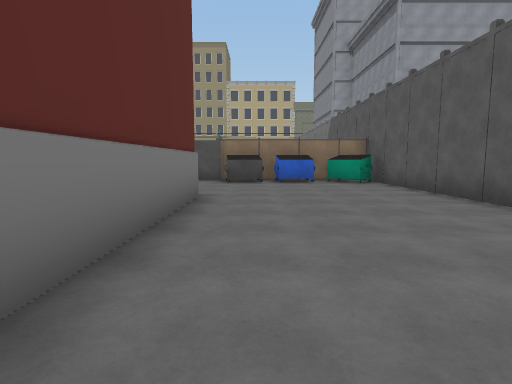
view 1 (above)

16 first-person views from a walk through a 3-D level made in the Unity game engine. The camera is 1.4 m above the floor, tilts 6° down and sees 80° across. The floor is counted in squares, 2 m on a side. Each view is taken from the middle of a square. On the plan, view 1 faces up. The plan holds only what a view shows up to about 10 squares ahead; the rest is blank. The place goes on beyond the plan. The player is left out. Some surface patterns are stand-ins.

view 2
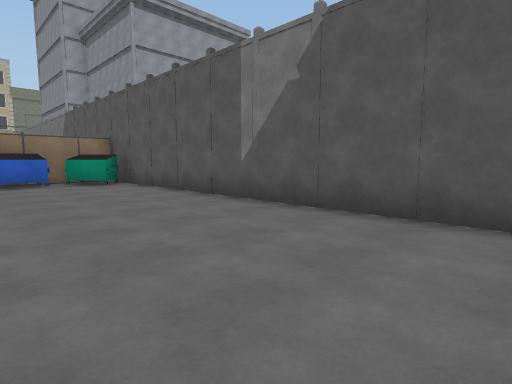

view 3
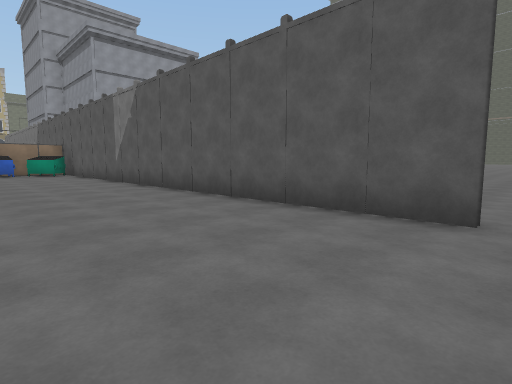

view 4
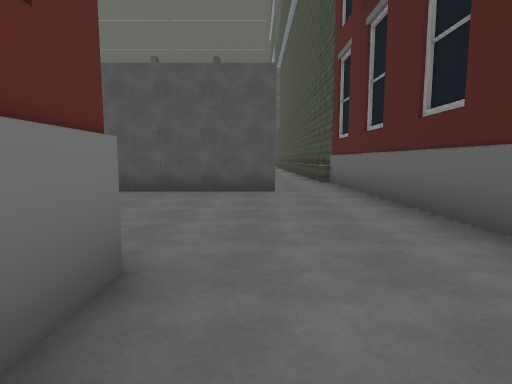

view 5
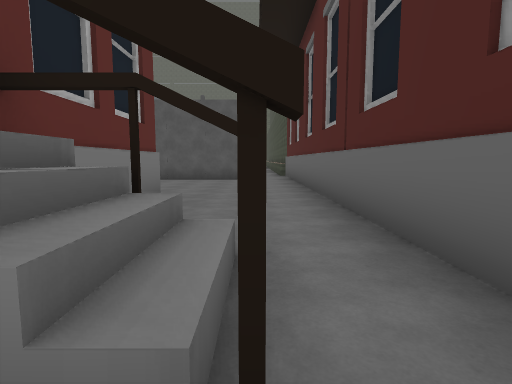

view 6
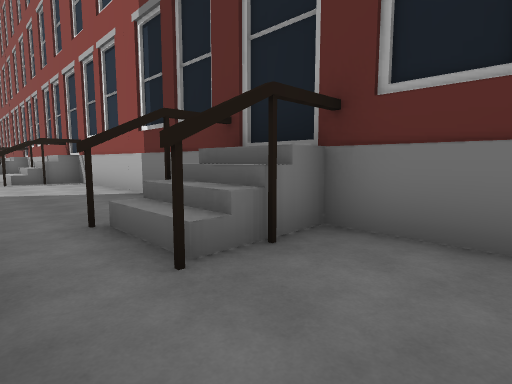

view 7
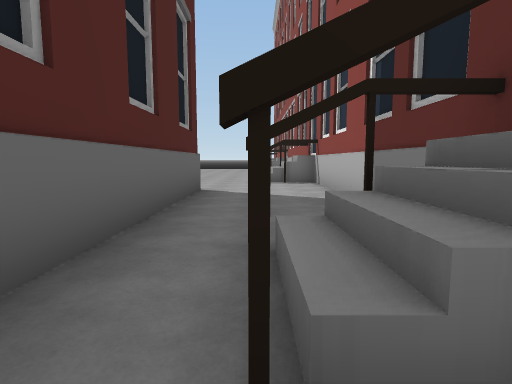

view 8
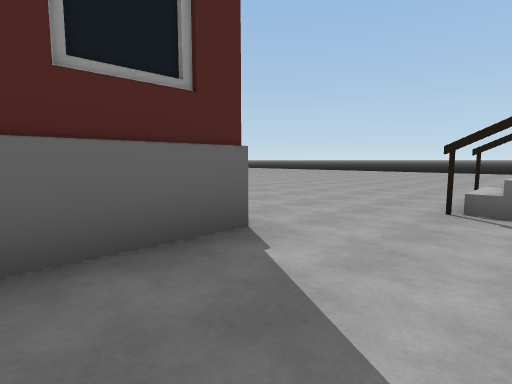

view 9
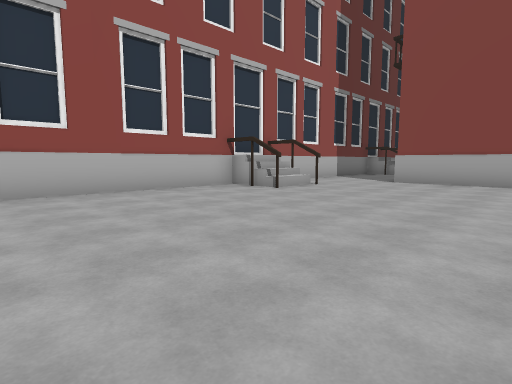

view 10
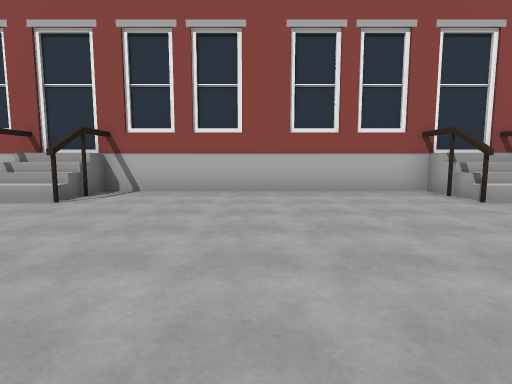

view 11
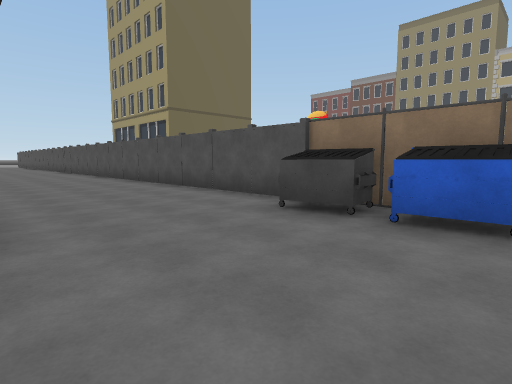

view 12
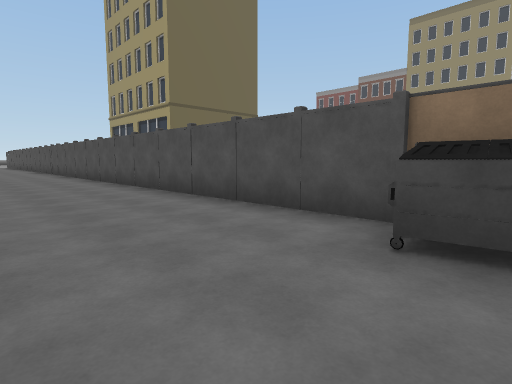

view 13
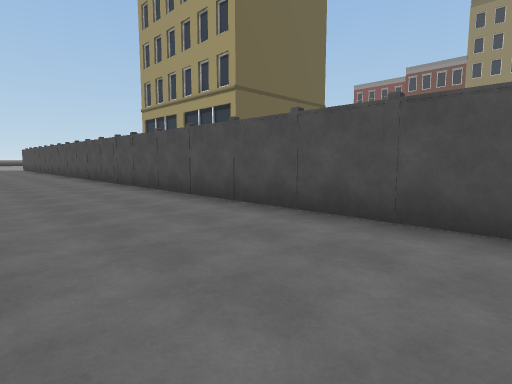

view 14
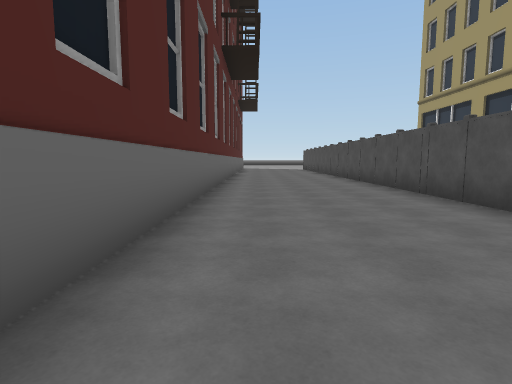

view 15
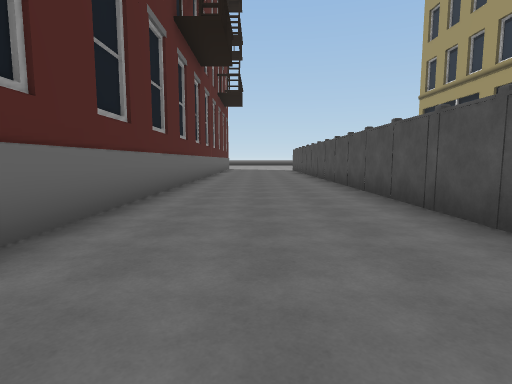

view 16
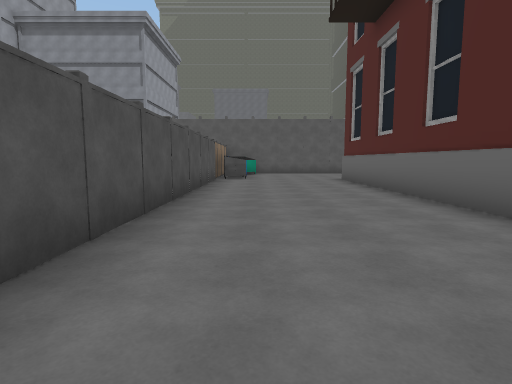

### Floor plan
Points are (right, up) in squares from view 1. A wall is a line through its corners. A room is listed if a view was taken in it or the views show most of it. See-through windows are left out.
Room 1 (views 1, 2, 3, 4, 6, 7, 11, 12, 13, 14, 15, 16)
walls: (-8.5, 5.9) (-2, 5.9); (-1.1, 6) (-1.1, 1.2); (-1.1, 10.4) (-22.5, 10.4); (2.5, 10.4) (1.8, 10.4); (-4.7, -4.6) (-4.7, -5.5); (-1.1, -4.2) (-5.1, -4.2); (-4.6, -5.1) (-5.5, -5.1); (-6.5, -7.3) (3.4, -7.3); (3.8, -5.5) (3.8, 10.1); (-22.5, 5.9) (-12.1, 5.9)
low walls: (-4.7, -5.5) (-6.4, -5.5); (-4.8, -5.8) (-6.4, -5.8)
ways out: opening at (-5.5, -7) to room 2; opening at (4, -6.5)
objects: other object (-1, 10) to (0, 10); other object (1, 10) to (2, 10); other object (3, 9) to (3, 10); other object (3, 11)
Room 2 (views 5, 8, 9, 10)
walls: (-15.3, -6.1) (-15.3, -5); (-15.2, -5) (-15.2, -6.1); (-13.8, -4) (-15, -4); (-11.2, -10.2) (-11.2, -7.3) (-6.5, -7.3); (-6.5, -6.1) (-6.5, -5.4); (-6, -4.2) (-22.5, -4.2)
low walls: (-14.5, -5.8) (-15.1, -5.8)
ways out: opening at (-5.5, -7) to room 1; gap at (-13, -5)

Where each view was taken, in squares from view 1:
view 1: 0 up, 0 right, facing up
view 2: 0 up, 0 right, facing up-right
view 3: 6 down, 0 right, facing up-right
view 4: 5 down, 3 left, facing right
view 5: 6 down, 7 left, facing right
view 6: 7 down, 3 left, facing up-left
view 7: 6 down, 4 left, facing left
view 8: 5 down, 9 left, facing down-left
view 9: 11 down, 21 left, facing up-right
view 10: 11 down, 19 left, facing up
view 11: 6 up, 2 right, facing up-left
view 12: 7 up, 0 right, facing up-left
view 13: 7 up, 8 left, facing up-left
view 14: 7 up, 11 left, facing left
view 15: 8 up, 13 left, facing left
view 16: 9 up, 12 left, facing right
